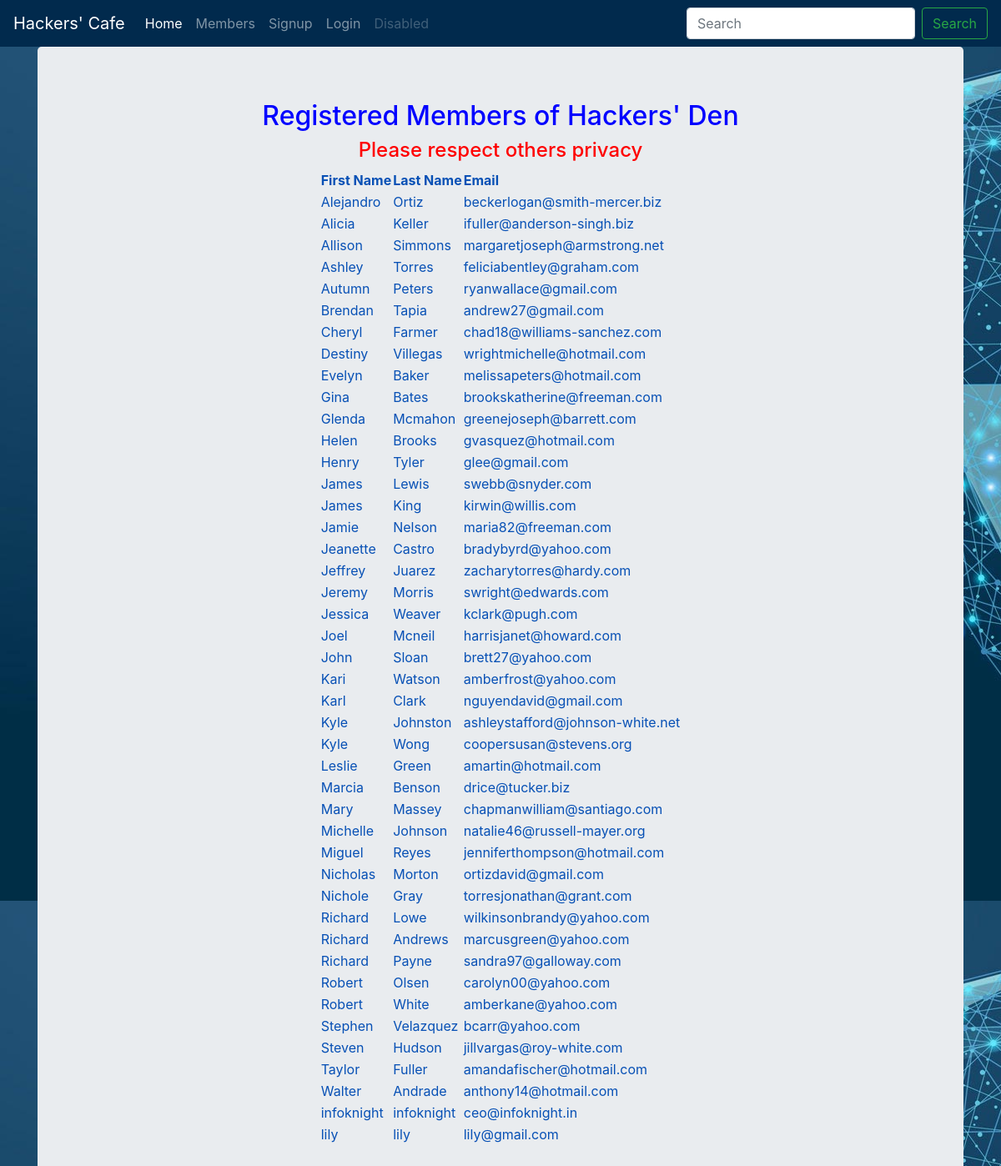
Page /cafe/members-list/ on the committed database.
### cafe/models.py (models this page shows)
class signupModel(models.Model):
    first_name = models.CharField(max_length = 128)
    last_name  = models.CharField(max_length = 128)
    email      = models.EmailField(max_length = 256, unique = True)
    verify_email = models.EmailField(max_length = 256)

### cafe/views.py (the view)
def memberslist(request):
    members_list  = signupModel.objects.order_by("first_name")
    customer_dict = {'members' : members_list}
    return render(request, "cafe/members-list.html", context=customer_dict)

### templates/cafe/members-list.html (shortened to what this page needs)
<!DOCTYPE html>
{% extends "cafe/base-template.html" %}
	{% block body_block %}
		<h2>Registered Members of Hackers' Den</h2>
		<h4>Please respect others privacy</h4>
			<div class="datatable">
				{% if members %}
				<table>
					<thead>
						<th>First Name</th>
						<th>Last Name </th>
						<th>Email</th>
					</thead>
					{% for item in members %}
					<tr>
						<td>{{ item.first_name }}</td>
						<td>{{ item.last_name }}</td>
						<td>{{ item.email }}</td>
					</tr>
					{% endfor %}
				</table>
				{% else %}
					<p>No Registered Members Found</p>
				{% endif %}
			</div>
	{% endblock %}

### templates/cafe/base-template.html (shortened to what this page needs)
<!DOCTYPE html>
{% load static %}
<html>
	<head>
		<link rel="stylesheet" href="{% static "css/styles.css" %}">
		<link rel="stylesheet" href="https://stackpath.bootstrapcdn.com/bootstrap/4.4.1/css/bootstrap.min.css">
	</head>
	<body>
		<nav class="navbar navbar-expand-lg navbar-dark" style="background-color: #012a4d;">
			<a class="navbar-brand" href="{% url 'index' %}">Hackers' Cafe</a>
  			<div class="collapse navbar-collapse" id="navbarTogglerDemo02">
    			    <ul class="navbar-nav mr-auto mt-2 mt-lg-0">
      				<li class="nav-item active">
					<a class="nav-link" href="{% url 'index' %}">Home <span class="sr-only">(current)</span></a>
      				</li>
      				<li class="nav-item">
					<a class="nav-link" href="{% url 'cafe:members-list' %}">Members</a>
      				</li>
      				<li class="nav-item">
					<a class="nav-link" href="{% url 'cafe:signup' %}">Signup</a>
      				</li>
				{% if user.is_authenticated %}
					<li class="nav-item">
						<a class="nav-link" href="{% url 'logout' %}">Logout</a>
					</li>
				{% else %}
					<li class="nav-item">
						<a class="nav-link" href="{% url 'cafe:user_login' %}">Login</a>
					</li>
				{% endif %}
      				<li class="nav-item">
        				<a class="nav-link disabled" href="#" tabindex="-1" aria-disabled="true">Disabled</a>
      				</li>
			    </ul>
    			    <form class="form-inline my-2 my-lg-0">
      				<input class="form-control mr-sm-2" type="search" placeholder="Search">
      				<button class="btn btn-outline-success my-2 my-sm-0" type="submit">Search</button>
    			    </form>
  			</div>
		</nav>
		<div class="container">
			<div class="jumbotron">
				{% block body_block %}{% endblock %}
			</div>
		</div>
	</body>
</html>

### static/css/styles.css (style rules this page uses)
body { background-image : url("../images/background_cyber.jpg"); background-color : gray; }
h1, h2 { text-align : center; color : blue; }
h4 { text-align : center; color : red; }
table { margin : auto; }
th, td { color : #0750b5; }

### rows in the picture
signupModel: first_name "Alejandro", last_name "Ortiz", email "beckerlogan@smith-mercer.biz"
signupModel: first_name "Alicia", last_name "Keller", email "ifuller@anderson-singh.biz"
signupModel: first_name "Allison", last_name "Simmons", email "margaretjoseph@armstrong.net"
signupModel: first_name "Ashley", last_name "Torres", email "feliciabentley@graham.com"
signupModel: first_name "Autumn", last_name "Peters", email "ryanwallace@gmail.com"
signupModel: first_name "Brendan", last_name "Tapia", email "andrew27@gmail.com"
signupModel: first_name "Cheryl", last_name "Farmer", email "chad18@williams-sanchez.com"
signupModel: first_name "Destiny", last_name "Villegas", email "wrightmichelle@hotmail.com"
signupModel: first_name "Evelyn", last_name "Baker", email "melissapeters@hotmail.com"
signupModel: first_name "Gina", last_name "Bates", email "brookskatherine@freeman.com"
signupModel: first_name "Glenda", last_name "Mcmahon", email "greenejoseph@barrett.com"
signupModel: first_name "Helen", last_name "Brooks", email "gvasquez@hotmail.com"
signupModel: first_name "Henry", last_name "Tyler", email "glee@gmail.com"
signupModel: first_name "James", last_name "Lewis", email "swebb@snyder.com"
signupModel: first_name "James", last_name "King", email "kirwin@willis.com"
signupModel: first_name "Jamie", last_name "Nelson", email "maria82@freeman.com"
signupModel: first_name "Jeanette", last_name "Castro", email "bradybyrd@yahoo.com"
signupModel: first_name "Jeffrey", last_name "Juarez", email "zacharytorres@hardy.com"
signupModel: first_name "Jeremy", last_name "Morris", email "swright@edwards.com"
signupModel: first_name "Jessica", last_name "Weaver", email "kclark@pugh.com"
signupModel: first_name "Joel", last_name "Mcneil", email "harrisjanet@howard.com"
signupModel: first_name "John", last_name "Sloan", email "brett27@yahoo.com"
signupModel: first_name "Kari", last_name "Watson", email "amberfrost@yahoo.com"
signupModel: first_name "Karl", last_name "Clark", email "nguyendavid@gmail.com"
signupModel: first_name "Kyle", last_name "Johnston", email "ashleystafford@johnson-white.net"
signupModel: first_name "Kyle", last_name "Wong", email "coopersusan@stevens.org"
signupModel: first_name "Leslie", last_name "Green", email "amartin@hotmail.com"
signupModel: first_name "Marcia", last_name "Benson", email "drice@tucker.biz"
signupModel: first_name "Mary", last_name "Massey", email "chapmanwilliam@santiago.com"
signupModel: first_name "Michelle", last_name "Johnson", email "natalie46@russell-mayer.org"
signupModel: first_name "Miguel", last_name "Reyes", email "jenniferthompson@hotmail.com"
signupModel: first_name "Nicholas", last_name "Morton", email "ortizdavid@gmail.com"
signupModel: first_name "Nichole", last_name "Gray", email "torresjonathan@grant.com"
signupModel: first_name "Richard", last_name "Lowe", email "wilkinsonbrandy@yahoo.com"
signupModel: first_name "Richard", last_name "Andrews", email "marcusgreen@yahoo.com"
signupModel: first_name "Richard", last_name "Payne", email "sandra97@galloway.com"
signupModel: first_name "Robert", last_name "Olsen", email "carolyn00@yahoo.com"
signupModel: first_name "Robert", last_name "White", email "amberkane@yahoo.com"
signupModel: first_name "Stephen", last_name "Velazquez", email "bcarr@yahoo.com"
signupModel: first_name "Steven", last_name "Hudson", email "jillvargas@roy-white.com"
signupModel: first_name "Taylor", last_name "Fuller", email "amandafischer@hotmail.com"
signupModel: first_name "Walter", last_name "Andrade", email "anthony14@hotmail.com"
signupModel: first_name "infoknight", last_name "infoknight", email "ceo@infoknight.in"
signupModel: first_name "lily", last_name "lily", email "lily@gmail.com"
